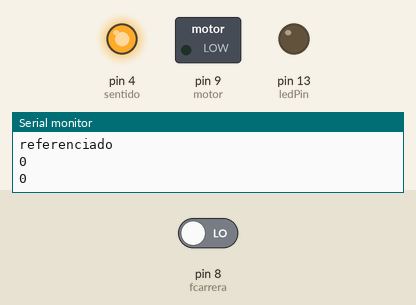
A sketch run on a simulated Arduino Uno, built with avr-gcc and run on an emulated ATmega328P. Shown: switched loads named in the sketch (green lamp = pin HIGH), output pins drawn as LEDs (lit = HIGH), the last lines printed to the serial monitor. The test bench sets the inputs (shaded band); at power-on: pin 8 (fcarrera) LOW.

Above: at 3.8 s.
3.9 s: pin 8 (fcarrera) driven HIGH
At 4.3 s:
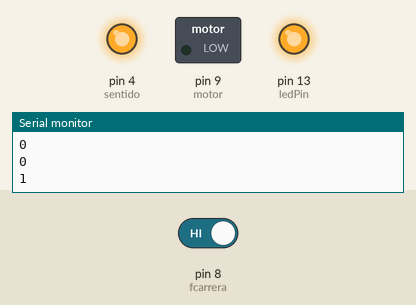
5.5 s: pin 8 (fcarrera) driven LOW
At 7.0 s:
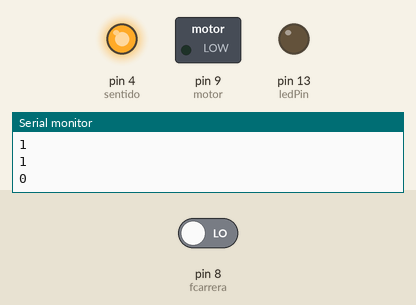
Timing chart, 0 to 8.5 s (numbered marks = the images above; inputs shaded):
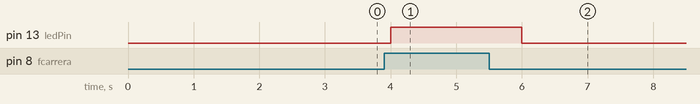

Measured:
- after the input at 3.9 s, pin 13 (ledPin): LOW → HIGH after 0.10 s
- after the input at 5.5 s, pin 13 (ledPin): HIGH → LOW after 0.50 s

The sketch:

referenciar.ino.ino
```cpp
  int p_rev; //pulsos por revolucion
  int rev_capa; // revoluciones por capa
  int n_espiras; //cantidad total de espiras
  unsigned long pulsos; //contador de pulsos del encoder
  int pulsos_rev; //cantidad de pulsos por revolucion
  int sentido = 4; //pin de control de motor PaP
  int clk = 7; //pin de clock para motor PaP
  int n=0; // variable para pruebas
  int feedrate=100; //inicializado para referenciar
  int contador=0;
  int ref=0; //guardo el estado de la referenciada
  int fcarrera = 8; //pin del final de carrera
  int fcarreraest = 0; //variable donde guardo el estado del final de carrera
  int motor=9; //motor de carretel
  const int ledPin =  13;


void setup() {
  // put your setup code here, to run once:
  // initialize serial:
  Serial.begin(9600);
  pinMode(motor, OUTPUT);
  pinMode(sentido, OUTPUT);
  pinMode(clk, OUTPUT);
 // attachInterrupt( 0, encoder, FALLING); // configuramos la interrupcion como falling
  pinMode(fcarrera, INPUT);
  digitalWrite(sentido, HIGH);

    pinMode(ledPin, OUTPUT);


}

void loop() {
  // put your main code here, to run repeatedly:

      delay(1000);


 fcarreraest = digitalRead(fcarrera);
  Serial.println(fcarreraest); //muestra el estado de fcarreraest. eliminar cuando todo funcione
  if(ref==0)
    {
      referenciar();
    }

  if (fcarreraest == HIGH) {
    // turn LED on:
    digitalWrite(ledPin, HIGH);
  } else {
    // turn LED off:
    digitalWrite(ledPin, LOW);
  }

digitalWrite(sentido, HIGH);
}

/*----------funcion referenciar------------*/
void referenciar()
  {
    Serial.println("referenciar");
     Serial.println(fcarreraest);
    while (fcarreraest==HIGH)
      {
        digitalWrite(sentido, LOW);
        fcarreraest = digitalRead(fcarrera);
            Serial.println("sentido LOW");
      }
    ref=1;
    Serial.println("referenciado");

  }


/*---------------------------------------*/
/*void encoder() //funcion que suma uno a <<pulsos>> con cada falling en el pin 2
   {
    contador++ ;
    if(contador==feedrate)
      {
        digitalWrite(clk, !digitalRead(clk));
        contador=0;
      }
   }*/
```
